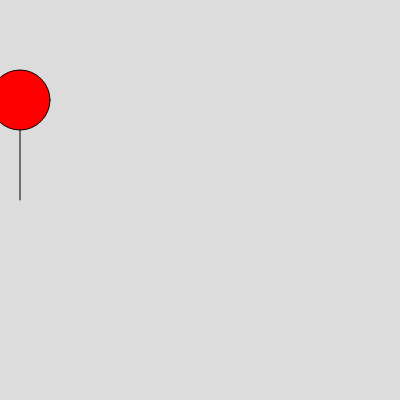
Frame 1 (no input)
Frame 60 (no input): identical to frame 1, image omitted
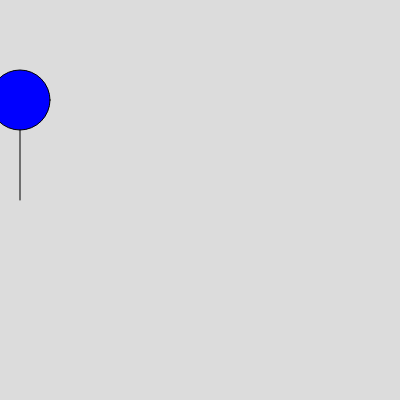
Frame 120 (the mouse pressed at the canvas centre since frame 60)

The p5.js sketch that drew these frames (run headless with seeded random() and noise() and a simulated clock; from frame 60 on, the mouse is pressed at the canvas centre):

// p5.js sketch
// ── sketch.js
let centerHeadX;

function setup() {
  createCanvas(400, 400);
  centerHeadX = 20;
}

function draw() {
  background(220);

  let speed = 20;
  
  if(mouseX <200){
    fill('red')
  } else {
    fill('blue')
  }
  
  let centerHeadY = 100;
  let headSize = 60;

  // Tegner hovedet
  circle(centerHeadX, centerHeadY, headSize);

  line(centerHeadX, centerHeadY + headSize / 2, centerHeadX, 200);

  // centerHeadX = centerHeadX + speed;
}
